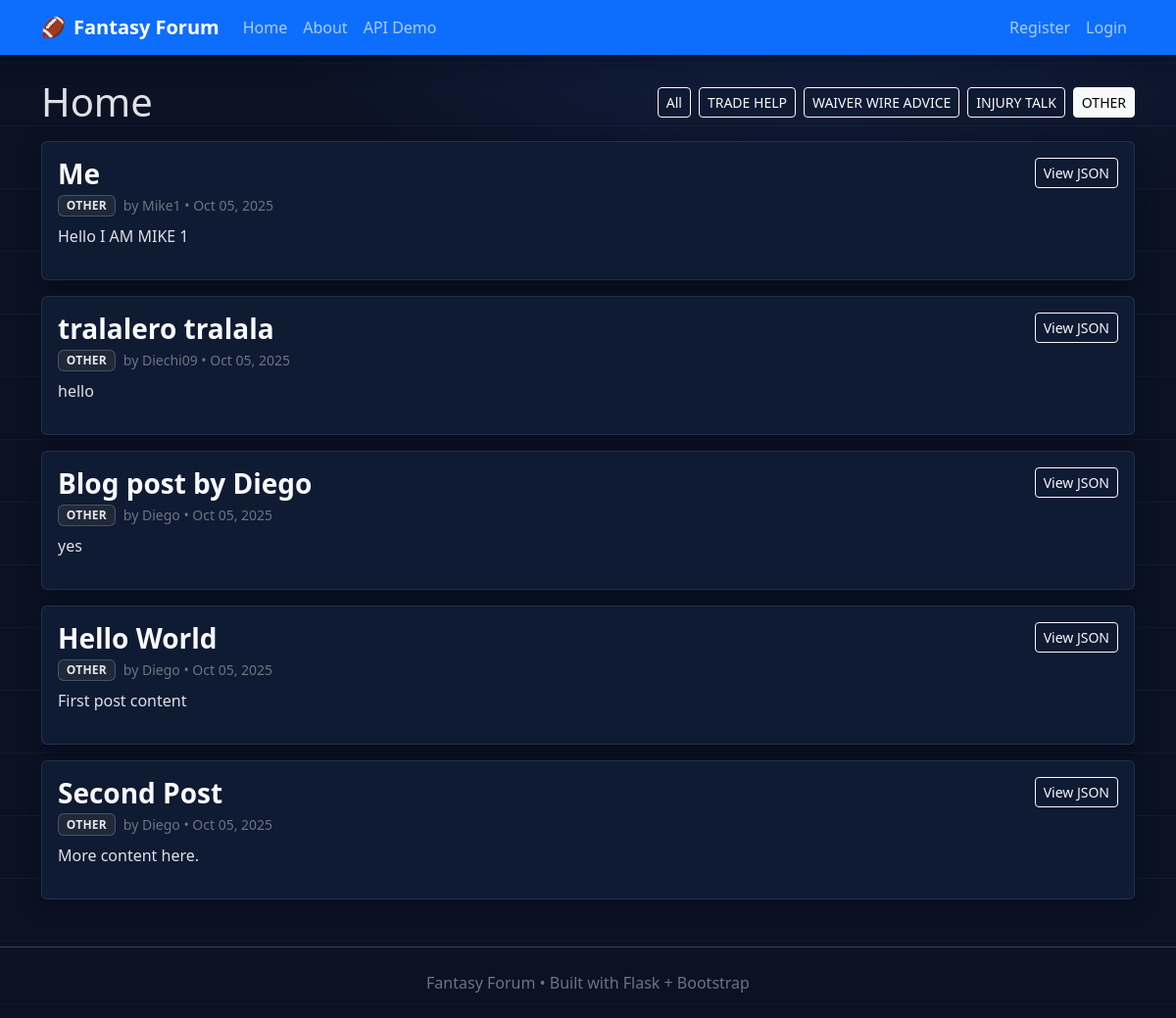
The page /home?flair=OTHER on the database its author committed.
### app.py (models this page shows, shortened)
class Post(db.Model):
    id = db.Column(db.Integer, primary_key=True)
    title = db.Column(db.String(100), nullable=False)
    date_posted = db.Column(db.DateTime, nullable=False, default=datetime.utcnow)
    flair = db.Column(db.String(20), nullable=False, default="OTHER")
    content = db.Column(db.Text, nullable=False)
    user_id = db.Column(db.Integer, db.ForeignKey('user.id'), nullable=False)
    comments = db.relationship('Comment', backref='post', lazy=True, cascade="all, delete")

class User(db.Model, UserMixin):
    id = db.Column(db.Integer, primary_key=True)
    username = db.Column(db.String(20), unique=True, nullable=False)
    email = db.Column(db.String(120), unique=True, nullable=False)
    image_file = db.Column(db.String(20), nullable=False, default='default.jpg')
    password_hash = db.Column(db.String(128), nullable=False)
    posts = db.relationship('Post', backref='author', lazy=True)
    comments = db.relationship('Comment', backref='author', lazy=True)

### app.py (the view)
@app.route("/")
@app.route("/home")
def home():
    selected_flair = request.args.get("flair")
    q = Post.query
    if selected_flair:
        q = q.filter_by(flair=selected_flair)
    posts = q.order_by(Post.date_posted.desc()).all()
    FLAIRS = [
        ("TRADE_HELP", "TRADE HELP"),
        ("WAIVER_WIRE", "WAIVER WIRE ADVICE"),
        ("INJURY_TALK", "INJURY TALK"),
        ("OTHER", "OTHER"),
    ]
    return render_template(
        "home.html", title="Home", posts=posts, flairs=FLAIRS, selected_flair=selected_flair
    )

### app.py (called while the page is built)
@app.context_processor
def inject_csrf_token():
    return dict(csrf_token=generate_csrf)

### templates/home.html (shortened to what this page needs)
{% extends "base.html" %}
{% block content %}
  <div class="d-flex justify-content-between align-items-center flex-wrap gap-2 mb-3">
    <h1 class="m-0">Home</h1>
    <div class="nav nav-pills gap-2">
      <a class="btn btn-outline-light btn-sm {% if not selected_flair %}active{% endif %}" href="{{ url_for('home') }}">All</a>
      {% for val,label in flairs %}
        <a class="btn btn-outline-light btn-sm {% if selected_flair==val %}active{% endif %}" href="{{ url_for('home', flair=val) }}">{{ label }}</a>
      {% endfor %}
    </div>
  </div>
  {% if posts and posts|length > 0 %}
    {% for post in posts %}
      <div class="card ff-card ff-shadow mb-3">
        <div class="card-body">
          <div class="d-flex justify-content-between align-items-start gap-3">
            <div>
              <h3 class="card-title mb-1">
                <a class="link-light fw-bold" href="{{ url_for('post_detail', post_id=post.id) }}">{{ post.title }}</a>
              </h3>
              <div class="d-flex align-items-center gap-2 mb-2">
                <span class="badge badge-flair flair-{{ post.flair }}">{{ post.flair.replace('_',' ') }}</span>
                <small class="text-secondary">by {{ post.author.username }} • {{ post.date_posted.strftime('%b %d, %Y') }}</small>
              </div>
            </div>
            <a class="btn btn-sm btn-outline-light" href="{{ url_for('api_post_detail', post_id=post.id) }}">View JSON</a>
          </div>
          <p class="mb-3">{{ post.content[:260] }}{% if post.content|length > 260 %}…{% endif %}</p>
        </div>
      </div>
    {% endfor %}
  {% else %}
    <div class="card ff-card ff-shadow">
      <div class="card-body">
        <p class="mb-0">No posts yet. <a href="{{ url_for('new_post') }}">Create the first one</a>!</p>
      </div>
    </div>
  {% endif %}
{% endblock %}

### templates/base.html (style rules this page uses)
body { background: radial-gradient(1100px 700px at 70% -10%, #142449 0%, #0b1224 55%) fixed; }
body::before { content:""; position:fixed; inset:0; pointer-events:none; z-index:-1; background: repeating-linear-gradient( to bottom, rgba(255,255,255,.03), rgba(255,255,255,.03) 1px, transparent 1px, transparent 64px ); }
.badge-flair { font-weight:700; letter-spacing:.25px; }
.flair-OTHER { background:#1f2937; color:#e5e7eb; border:1px solid rgba(148,163,184,.35); }
.ff-card { background:#0f1a33; border:1px solid rgba(231,238,251,.10); }
.ff-shadow { box-shadow: 0 6px 22px rgba(2,8,23,.45); }
a, .nav-link { text-decoration: none; }

### rows shown on the page
Post: title "Me", flair.replace "OTHER", author.username "Mike1", date_posted "Oct 05, 2025", content "Hello I AM MIKE 1"
Post: title "tralalero tralala", flair.replace "OTHER", author.username "Diechi09", date_posted "Oct 05, 2025", content "hello"
Post: title "Blog post by Diego", flair.replace "OTHER", author.username "Diego", date_posted "Oct 05, 2025", content "yes"
Post: title "Hello World", flair.replace "OTHER", author.username "Diego", date_posted "Oct 05, 2025", content "First post content"
Post: title "Second Post", flair.replace "OTHER", author.username "Diego", date_posted "Oct 05, 2025", content "More content here."

### other values the page prints
{{ label }} "TRADE HELP" "WAIVER WIRE ADVICE" "INJURY TALK" "OTHER"
